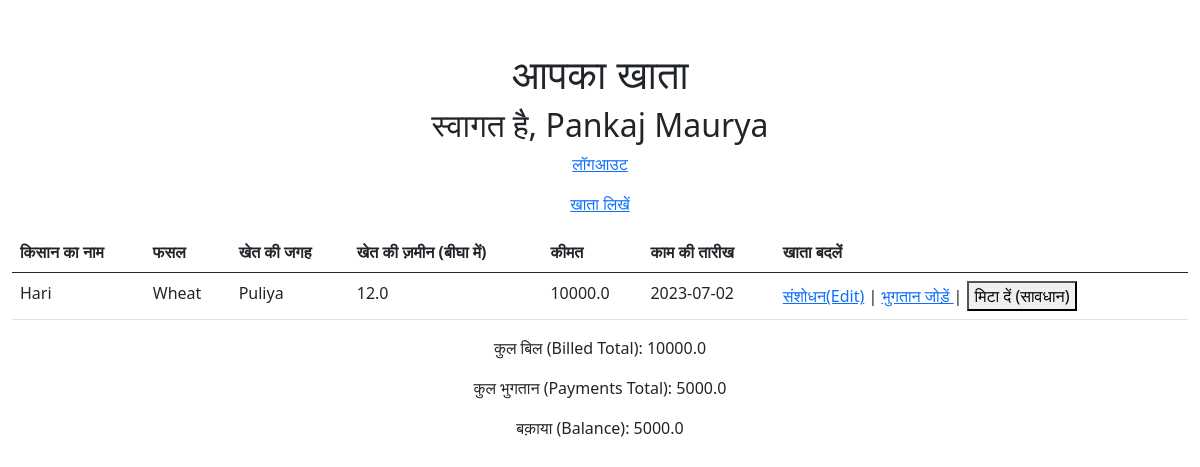
The page /dashboard (signed in) on the database its author committed.
### app.py (models this page shows, shortened)
class User(UserMixin, db.Model):
    id = db.Column(db.Integer, primary_key=True)
    phone_number = db.Column(db.String(10), unique=True, index=True, nullable=False)
    password_hash = db.Column(db.String(128), nullable=False)
    name = db.Column(db.String(100), nullable=False)
    @property
    def password(self):
        raise AttributeError('password is not a readable attribute')

class KhataEntry(db.Model):
    id = db.Column(db.Integer, primary_key=True)
    lender_id = db.Column(db.Integer, db.ForeignKey('user.id'), nullable=False, index=True)
    farmer_name = db.Column(db.String(100), nullable=False)
    crop_kind = db.Column(db.String(100), nullable=False)
    locality = db.Column(db.String(100), nullable=False)
    farm_area = db.Column(db.Float, nullable=False)
    billed_amount = db.Column(db.Float, nullable=False)
    date_of_activity = db.Column(db.DateTime, nullable=False, default=datetime.utcnow)

### app.py (the view)
@login_required
@app.route('/dashboard')
def dashboard():
    print("current user id " + str(current_user.id))
    entries = KhataEntry.query.filter_by(lender_id=current_user.id).all()
    billed_total = sum(entry.billed_amount for entry in entries)
    payments_total = sum(entry.amount for entry in Payment.query.filter_by(lender_id=current_user.id).all())
    balance = billed_total - payments_total
    return render_template('dashboard.html', user_id=current_user.id, name=current_user.name, entries=entries, billed_total=billed_total, payments_total=payments_total, balance=balance)

### app.py (called while the page is built)
@login_manager.user_loader
def load_user(user_id):
    return User.query.get(int(user_id))

### templates/dashboard.html (shortened to what this page needs)
<!DOCTYPE html>
<html>
<head>
    <link rel="stylesheet" href="https://stackpath.bootstrapcdn.com/bootstrap/5.0.0-alpha1/css/bootstrap.min.css">
</head>
<body>
    <div class="container">
        <h1 class="text-center">आपका खाता</h1>
        <h2 class="text-center">स्वागत है, {{ name }}</h2>
        <p class="text-center"><a href="/logout">लॉगआउट</a></p>
        <p class="text-center"><a href="/add_entry">खाता लिखें</a></p>
        <table class="table">
            <thead>
                <tr>
                    <th>किसान का नाम</th>
                    <th>फसल</th>
                    <th>खेत की जगह</th>
                    <th>खेत की ज़मीन (बीघा में)</th>
                    <th>कीमत</th>
                    <th>काम की तारीख</th>
                    <th>खाता बदलें</th>
                </tr>
            </thead>
            <tbody>
                {% for entry in entries %}
                    <tr>
                        <td>{{ entry.farmer_name }}</td>
                        <td>{{ entry.crop_kind }}</td>
                        <td>{{ entry.locality }}</td>
                        <td>{{ entry.farm_area }}</td>
                        <td>{{ entry.billed_amount }}</td>
                        <td>{{ entry.date_of_activity.strftime('%Y-%m-%d') }}</td>
                        <td>
                            <a href="/edit_entry/{{ entry.id }}">संशोधन(Edit)</a> |
                            <a href="/mark_payment/{{ entry.id }}">भुगतान जोड़ें </a> |
                            <form method="POST" action="/delete_entry/{{ entry.id }}" style="display: inline;">
                                <button type="submit" onclick="return confirm('क्या सच में मिटाना चाहते हैं? (Are you sure?)')">मिटा दें (सावधान)</button>
                            </form>
                        </td>
                    </tr>
                {% endfor %}
            </tbody>
        </table>
        <p class="text-center">कुल बिल (Billed Total): {{ billed_total }}</p>
        <p class="text-center">कुल भुगतान (Payments Total): {{ payments_total }}</p>
        <p class="text-center">बक़ाया (Balance): {{ balance }}</p>
    </div>
    </body>
</html>

### templates/dashboard.html (style rules this page uses)
.container { max-width: 100%; margin-top: 50px; margin-bottom: 50px; }

### rows shown on the page
User: name "Pankaj Maurya"
KhataEntry: farmer_name "Hari", crop_kind "Wheat", locality "Puliya", farm_area "12.0", billed_amount "10000.0", date_of_activity "2023-07-02"

### other values the page prints
{{ billed_total }} "10000.0"
{{ payments_total }} "5000.0"
{{ balance }} "5000.0"
